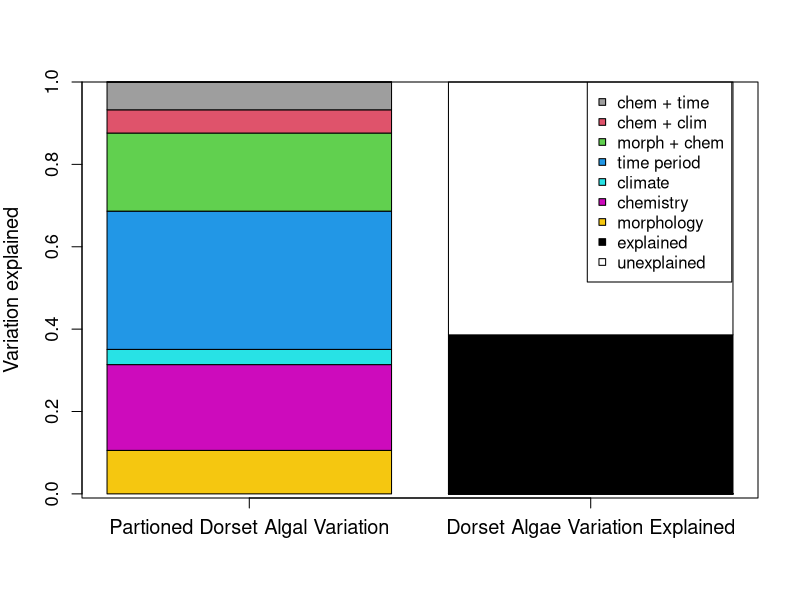

R code for this plot:
## ---- chunk 1
# morphology explains 0.04/0.386 =~10% of the 38% explained by the model.
# This will go in the first bar in the bar graph below
# the "0" is for the second bar of the bar graph
morph <- c(0.04076/0.38611,0) 
chem <- c(0.08042/0.38611,0)
clim <- c(0.01425/0.38611,0)
MEM <- c(0.12961/0.38611,0)
mo_ch <-c(0.07324/0.38611,0)
ch_cl <-c(0.02177/0.38611,0) 
ch_me <- c(0.02606/0.38611,0)
unexp <- c(0, 0.61389)
expl <- c(0, 0.38611)

(dor.var <- 0.04076+0.08042+0.01425+0.12961+0.07324+0.02177+0.02606)
(ela.var <- 0+0.09533+0.03944+0.0492+0+0.03603+0.00987+0.0360)

dat1 <- rbind(morph, chem, clim, MEM, mo_ch, ch_cl, ch_me,expl,unexp) ## combine data into matrix
## ---- chunk 2
plot1 <- barplot(dat1, col= c(7,6,5,4,3,2,8,1,0), ylab="Variation explained", cex.lab = 1.2, cex.axis = 1.1) ##plot
legend(1.888,1, legend = c("chem + time","chem + clim","morph + chem","time period","climate","chemistry",
                           "morphology","explained","unexplained"),pch=22, pt.bg= c(8,2,3,4,5,6,7,1,0))
axis(1, plot1, c("Partioned Dorset Algal Variation", "Dorset Algae Variation Explained"), cex.axis=1.2)
box()
